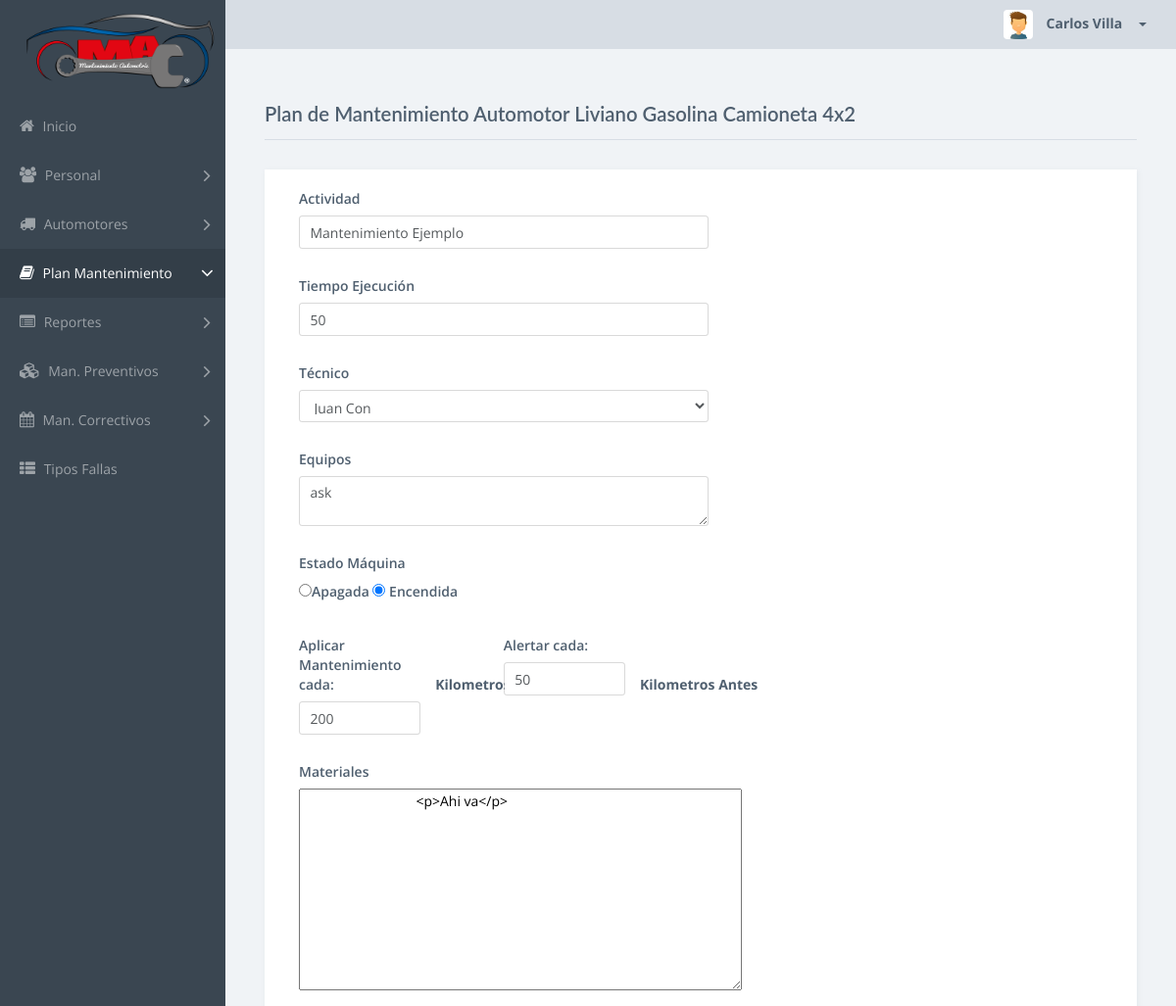
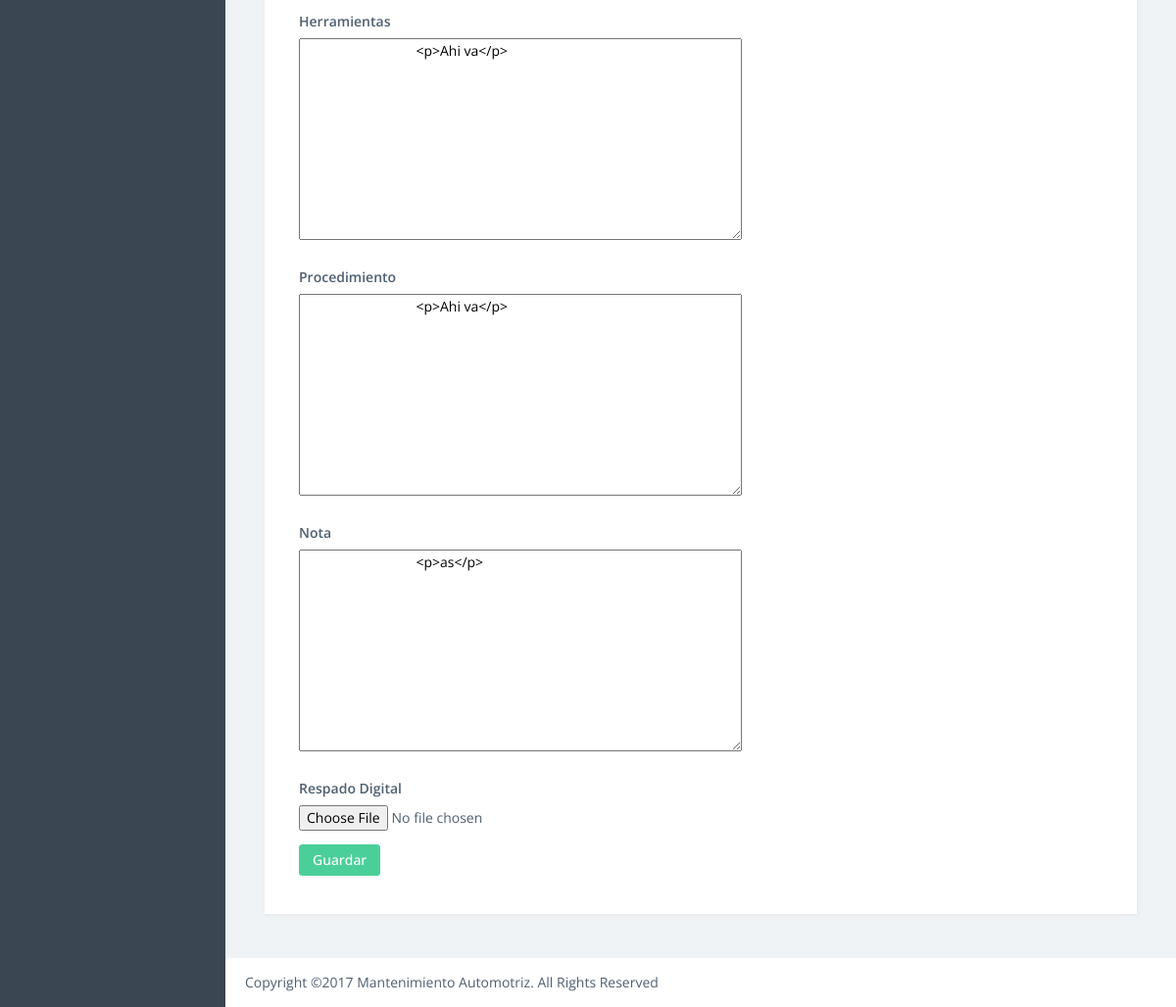
The page /Plan/editar/1-14 (signed in) on the database its author committed (2 pictures, top to bottom).
### tables this page shows
CREATE TABLE `tipo_vehiculo` (
  `id` int(11) NOT NULL AUTO_INCREMENT,
  `nombre` varchar(128) NOT NULL,
  `tipo_conductor` int(11) NOT NULL DEFAULT '0',
  `plan_mantenimiento` int(11) NOT NULL,
  `descripcion` varchar(512) NOT NULL,
  PRIMARY KEY (`id`)
);

CREATE TABLE `plan_mantenimiento` (
  `id` int(11) NOT NULL AUTO_INCREMENT,
  `tiempo_ejecucion` varchar(64) NOT NULL,
  `estado_maquina` tinyint(4) NOT NULL,
  `herramientas` varchar(256) NOT NULL,
  `materiales` varchar(256) NOT NULL,
  `equipo` varchar(256) DEFAULT NULL,
  `procedimiento` text NOT NULL,
  `observaciones` varchar(2048) NOT NULL,
  `tarea` varchar(1024) NOT NULL,
  `tecnico_id` int(11) NOT NULL,
  `tipo_id` int(11) NOT NULL,
  `unidad_id` int(11) NOT NULL,
  `unidad_numero` int(11) NOT NULL,
  `alerta_numero` int(11) NOT NULL,
  `eliminado` tinyint(4) NOT NULL DEFAULT '0',
  `url` varchar(512) DEFAULT NULL,
  PRIMARY KEY (`id`)
);

CREATE TABLE `usuario` (
  `id` int(11) NOT NULL AUTO_INCREMENT,
  `tipo_usuario_id` int(11) NOT NULL,
  `nombres` varchar(64) NOT NULL,
  `apellidos` varchar(64) NOT NULL,
  `identificacion` varchar(13) NOT NULL,
  `direccion` varchar(512) NOT NULL,
  `telefono` varchar(10) DEFAULT NULL,
  `celular` varchar(10) DEFAULT NULL,
  `email` varchar(128) DEFAULT NULL,
  `usuario` varchar(64) NOT NULL,
  `password` varchar(128) NOT NULL,
  `eliminado` int(11) NOT NULL DEFAULT '0',
  `vehiculos` int(11) NOT NULL DEFAULT '0',
  PRIMARY KEY (`id`),
  KEY `fk_tecnico_tipo_usuario_idx` (`tipo_usuario_id`),
  CONSTRAINT `fk_tecnico_tipo_usuario` FOREIGN KEY (`tipo_usuario_id`) REFERENCES `tipo_usuario` (`id`) ON DELETE NO ACTION ON UPDATE NO ACTION
);

### controllers/PlanControlador.php (called while the page is built, shortened)
<?php
require_once (PATH_MODELOS . "/PlanModelo.php");
class PlanControlador {
	public function editar(){
		$model = new PlanModelo();
		$arrayId = explode('-', $_GET['id']);
		$item = $model->obtenerPlan($arrayId[1]);
		$tipo = $arrayId[0];
		$tipoArray = $model->obtenerTipo($tipo);
		$tecnicos = $model->obtenerTecnicos();
		require_once PATH_VISTAS."/Plan/vista.formulario.php";
	}
}

### index.php (called while the page is built, shortened)
<?php
if(isset($_GET['action'])){
	$redirect = ($_GET['action']!='')?$_GET['action']:"listar";
}
$controller = new $controllerName();
$controller->$redirect();
?>

### views/Plan/index.php (called while the page is built, shortened)
<?php
require_once("../../index.php");
?>

### models/PlanModelo.php (called while the page is built, shortened)
<?php
require_once(PATH_MODELOS."/BaseModelo.php");
class PlanModelo {
	public function obtenerTipo($tipo_id=null)
	{
		if(isset($tipo_id)){
			$tipo = $tipo_id;
		}
		else{
			$tipo = $_GET['id'];
		}
		$model = new BaseModelo();
		if($tipo <> 4){
			$sql = "select * from tipo_vehiculo where plan_mantenimiento = ".$tipo;
			$result = $model->ejecutarSql($sql);
			$resultArray = $model->obtenerCampos($result);
			$resultArray = isset($resultArray[0])?$resultArray[0]:null;
		}
		else{
			$resultArray['plan_mantenimiento'] = 4;
			$resultArray['nombre'] ="Maquinaria Pesada";
			$resultArray['descripcion'] ="Maquinaria Pesada";
		}
		return $resultArray;
	}
	public function obtenerPlan($plan)
	{
		$model = new BaseModelo();
		if($plan > 0){
			$sql = "select p.* from plan_mantenimiento as p where p.eliminado = 0 and p.id = ".$plan;
			$result = $model->ejecutarSql($sql);
			$resultArray = $model->obtenerCampos($result);
			$resultArray = $resultArray[0];
		} else {
			$resultArray = array('id'=>0,'tarea'=>'','url'=>'','tiempo_ejecucion'=>'','estado_maquina'=>'', 'herramientas' =>'', 'equipo' =>'',  'materiales' =>'', 'procedimiento' =>'',  'observaciones' =>'', 'tecnico_id' => 0,'unidad_numero'=>'','alerta_numero'=>'');
		}
		return $resultArray;
	}
	public function obtenerTecnicos(){
		$model = new BaseModelo();
		$sql = "select u.id, u.nombres, u.apellidos from usuario as u where u.eliminado = 0 and u.tipo_usuario_id = 6";
		$result = $model->ejecutarSql($sql);
		return $model->obtenerCampos($result);
	}
}

### models/BaseModelo.php (called while the page is built, shortened)
<?php
class BaseModelo
{
	private $username = USERNAME;
	private $password = PASSWORD;
	private $database = DATABASE;
	private $host = HOSTNAME_DATABASE;
	private $conexion;
	private function abrirConexion()
	{
		$this->conexion=mysqli_connect($this->host,$this->username,$this->password,$this->database);
		mysqli_set_charset($this->conexion,'utf8');
	}
	public function ejecutarSql($sql,$obtenerId = false)
	{
		$result=mysqli_query($this->conexion,$sql);
		return $result;
	}
	public function obtenerCampos($resultado){
		$resultArray = array();
		if($resultado !== false){
			while ($row = mysqli_fetch_assoc($resultado))
			{
				$resultArray[] = $row;
			}
		}
		return $resultArray;
	}
}

### views/Plan/vista.formulario.php (the view, shortened to what this page needs)
<?php include_once PATH_TEMPLATE.'/header.php';?>
<div class="title-block">
    <h1 class="title"> Plan de Mantenimiento <?php echo $tipoArray['nombre']; ?></h1>
</div>
<div class="card">
	<div class="card-block">
		<div class="row">
		<form id="frmItem" method="post" action="../guardar/" enctype="multipart/form-data">
		<div class="form-group  col-sm-12">
			<div class="form-group  col-sm-6 row-padding">
				<label class="control-label">Actividad</label>
				<input type='text'
					name='tarea' class='form-control'
					value="<?php echo $item['tarea']; ?>">
			</div>
		</div>
		<div class="form-group  col-sm-12">
			<div class="form-group  col-sm-6 row-padding">
				<label class="control-label">Tiempo Ejecución</label>
				<input type='text'
					name='tiempo_ejecucion' class='form-control'
					value="<?php echo $item['tiempo_ejecucion']; ?>">
			</div>
		</div>
		<div class="form-group  col-sm-12">
			<div class="form-group  col-sm-6 row-padding">
				<label class="control-label">Técnico</label>
				<select class='form-control' name="tecnico_id" id="tecnico_id">
				<?php
				foreach ($tecnicos as $dato) { ?>
					<option value="<?php echo $dato['id'];?>" <?php if($item['tecnico_id']==$dato['id']):echo "selected"; endif;?> ><?php echo $dato['nombres'].' '.$dato['apellidos'];?></option>
				<?php }?>
				</select>
			</div>
		</div>
		<div class="form-group  col-sm-12">
			<div class="form-group  col-sm-6 row-padding">
				<label class="control-label">Equipos</label>
				<textarea name='equipo' id='equipo' class='form-control' ><?php echo $item['equipo']; ?></textarea>
			</div>
		</div>
		<div class="form-group  col-sm-12">
			<div class="form-group  col-sm-6 row-padding">
				<label class="control-label">Estado Máquina</label><br>
				<label> <input type="radio" name="estado_maquina" value="0" <?php echo ((int)$item['estado_maquina'] === 0)?'checked':''; ?>>Apagada</label>
				 <label> <input type="radio" name="estado_maquina"value="1" <?php echo ((int)$item['estado_maquina'] === 1)?'checked':''; ?>> Encendida</label>
			</div>
		</div>
		<div class="form-group  col-sm-12">
			<div class="form-group  col-sm-2 row-padding">
				<label class="control-label">Aplicar Mantenimiento cada:</label>
				<input type='text' name='unidad_numero' class='form-control' value="<?php echo $item['unidad_numero']; ?>">
			</div>
			<div class="form-group  col-sm-1 row-padding">
				<br><br>
				<?php if (($tipo <4)||($tipo >8)){ ?>
				<b>Kilometros</b>
				<?php }else{ ?>
				<b>Horas</b>
				<input type='hidden' name='unidad_id' class='form-control' value="2">
				<?php } ?>
			</div>
			<div class="form-group col-sm-2 row-padding">
				<label class="control-label">Alertar cada:</label>
				<input type='text'	name='alerta_numero' class='form-control' value="<?php echo $item['alerta_numero']; ?>">
			</div>
			<div class="form-group col-sm-2 row-padding">
				<br><br><b>
					<?php if (($tipo <4)||($tipo >8)){ ?>
						Kilometros
					<?php }else{ ?>
						Horas
					<?php } ?>
					 Antes</b>
			</div>
		</div>
		<div class="form-group  col-sm-12">
			<div class="form-group  col-sm-6 row-padding">
				<label class="control-label">Materiales</label>
				<textarea name="materiales" id="materiales" rows="10" cols="60">
		        	<?php echo $item['materiales']; ?>
		        </textarea>
			</div>
		</div>
		<div class="form-group  col-sm-12">
			<div class="form-group  col-sm-6 row-padding">
				<label class="control-label">Herramientas</label>
				<textarea name="herramientas" id="herramientas" rows="10" cols="60">
		        	<?php echo $item['herramientas']; ?>
		        </textarea>
			</div>
		</div>
		<div class="form-group  col-sm-12">
			<div class="form-group  col-sm-6 row-padding">
				<label class="control-label">Procedimiento</label>
			 	<textarea name="procedimiento" id="procedimiento" rows="10" cols="60">
		        	<?php echo $item['procedimiento']; ?>
		        </textarea>
			</div>
		</div>
		<div class="form-group  col-sm-12">
			<div class="form-group  col-sm-6 row-padding">
				<label class="control-label">Nota</label>
				<textarea name="observaciones" id="observaciones" rows="10" cols="60">
		        	<?php echo $item['observaciones']; ?>
		        </textarea>
			</div>
		</div>
		<div class="form-group col-sm-12">
			<label class="control-label">Respado Digital</label>
			<?php if($item['url'] != ''):?>
				<input type='file' name='url1' id="url1" class="file">
				<a href="../downloadFile/<?php echo $item['url'];?>">Descargar</a>
				<input type="hidden" name="fileName" value="<?php echo $item['url'];?>">
			<?php else :?>
				<input type='file' name='url' id="url" class="file">
			<?php endif;?>
		</div>
		<div class="form-group col-sm-12">
			<button type="submit" class="btn btn-success rounded">Guardar</button>
		</div>
		</form>
		</div>
	</div>
</div>
<?php include_once PATH_TEMPLATE.'/footer.php';?>
<link href="<?php echo PATH_CSS; ?>/bootstrapValidator.min.css" rel="stylesheet">
</body>
</html>

### views/Plan/vista.formulario.php (style rules this page uses)
.col-sm-6, .col-sm-12 { padding-right: 0px; }

### rows shown on the page
tipo_vehiculo: nombre "Automotor Liviano Gasolina Camioneta 4x2"
plan_mantenimiento: tarea "Mantenimiento Ejemplo", tiempo_ejecucion "50", tecnico_id "Juan Con", equipo "ask", estado_maquina "☐ Apagada", estado_maquina "☑ Encendida", unidad_numero "200", alerta_numero "50", materiales "<p>Ahi va</p>", herramientas "<p>Ahi va</p>", procedimiento "<p>Ahi va</p>", observaciones "<p>as</p>"

### other values the page prints
$_SESSION['SESSION_USER']['nombres'] "Carlos"
$_SESSION['SESSION_USER']['apellidos'] "Villa"
